Frame 1 (no input): blank canvas, image omitted
Frame 60 (no input): blank canvas, image omitted
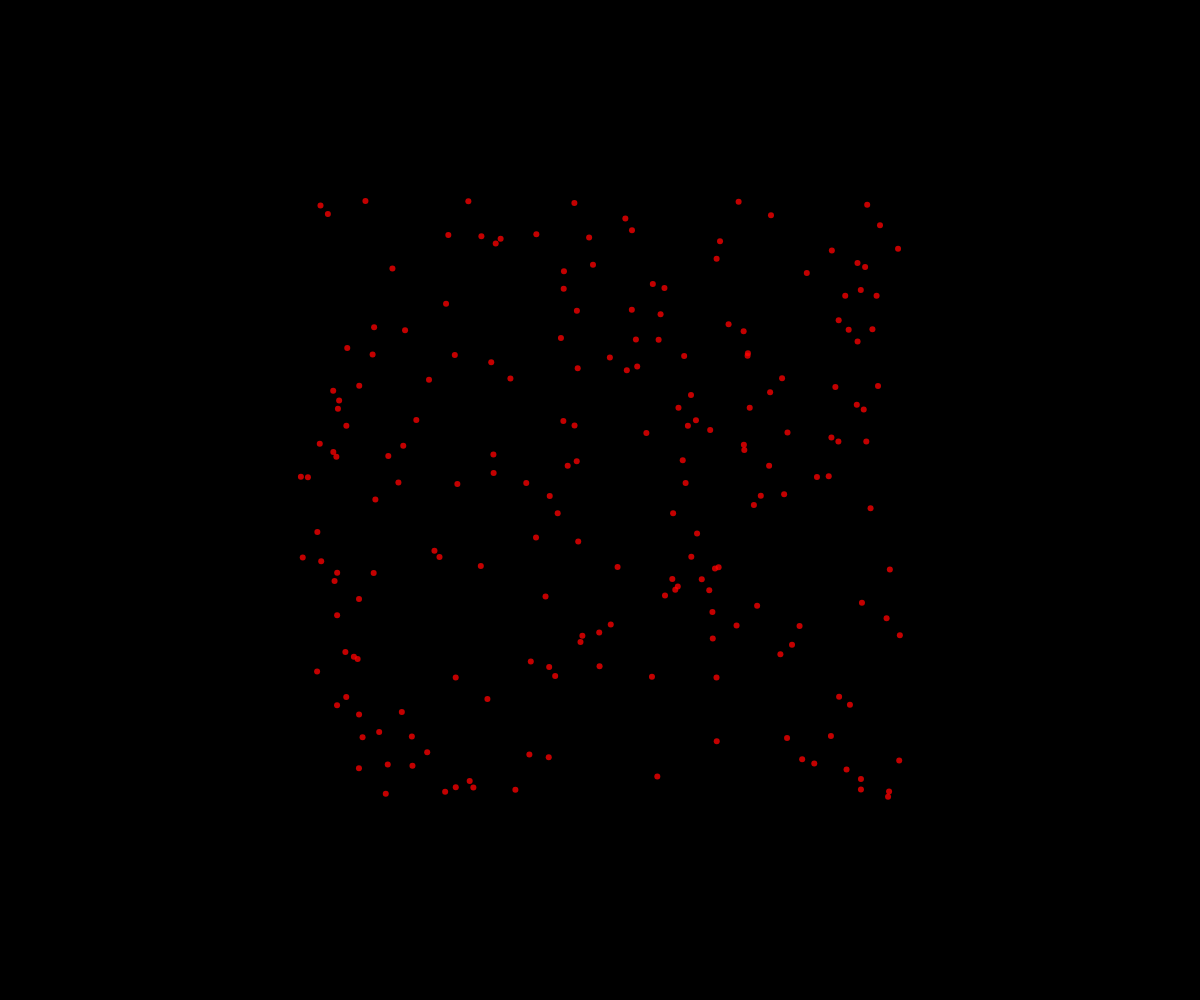
Frame 120 (the mouse pressed at the canvas centre since frame 60)

The p5.js sketch whose frames 1 and 60 were blank and that drew this single picture after the mouse press (run headless with seeded random() and noise() and a simulated clock; from frame 60 on, the mouse is pressed at the canvas centre):

// p5.js sketch
// ── sketch.js
// Fireworks Oop Demo

class Particle {
  constructor(x,y){
    this.x = x;
    this.y = y;
    this.dx = random(-5, 5);
    this.dy = random(-5, 5);
    this.radius = 3;
    this.r = 255;
    this.g = 0;
    this.b = 0;
    this.opacity = 255;
  }
  display(){
    noStroke();
    fill(this.r, this.g, this.b, this.opacity);
    circle(this.x, this.y, this.radius*2);

  }
  update(){
    this.x += this.dx;
    this.y += this.dy;

    this.opacity--;
  }
  isDead(){
    return this.opacity <=0;

  }
}

let theFireworks = []

function setup() {
  createCanvas(windowWidth, windowHeight);
}

function draw() {
  background("black");
  for (let aFirework of theFireworks){
    if (aFirework.isDead()){
      let index = theFireworks.indexOf(aFirework);
      theFireworks.splice(index, 1);
    }
    aFirework.update();
    aFirework.display();
  }
}

function mousePressed(){
  for (let i=0; i <200; i++){
    let someFirework = new Particle(mouseX, mouseY);
    theFireworks.push(someFirework);
  }
}
